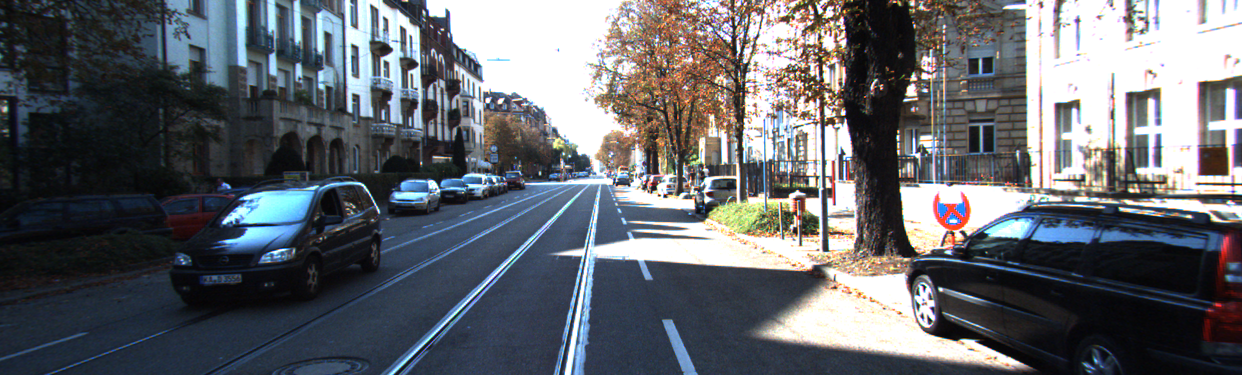
//> input picture data/carR.png, 1242 x 375 px
$ ./stereo_disparity   (built with g++ and OpenCV 4)
//> lines starting //> are read from the running program, lines starting //| are printed output that depends on the picture
#include <stdio.h>
#include <string>
#include <opencv2/opencv.hpp>
#include "opencv2/xfeatures2d.hpp"

using namespace std;
using namespace cv;

void displayImage(string window_name, cv::Mat image) {
    namedWindow(window_name, WINDOW_AUTOSIZE );
    imshow(window_name, image);
}

int main(int argc, char** argv ) {

    cv::Mat img_r, img_l;
    img_r = cv::imread("../data/carR.png",cv::IMREAD_GRAYSCALE);
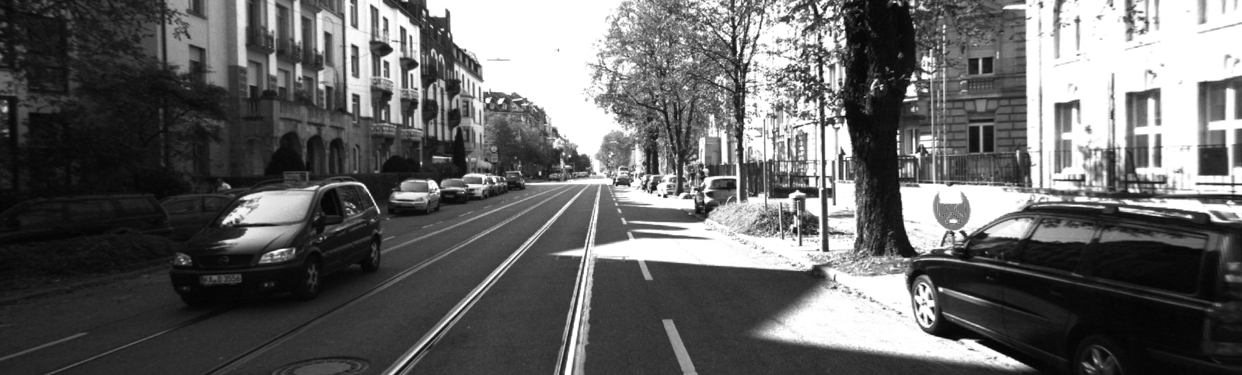
//> img_r: 375 rows x 1242 cols, CV_8UC1; min 3, max 255, mean 101.3
    img_l = cv::imread("../data/carL.png",cv::IMREAD_GRAYSCALE);
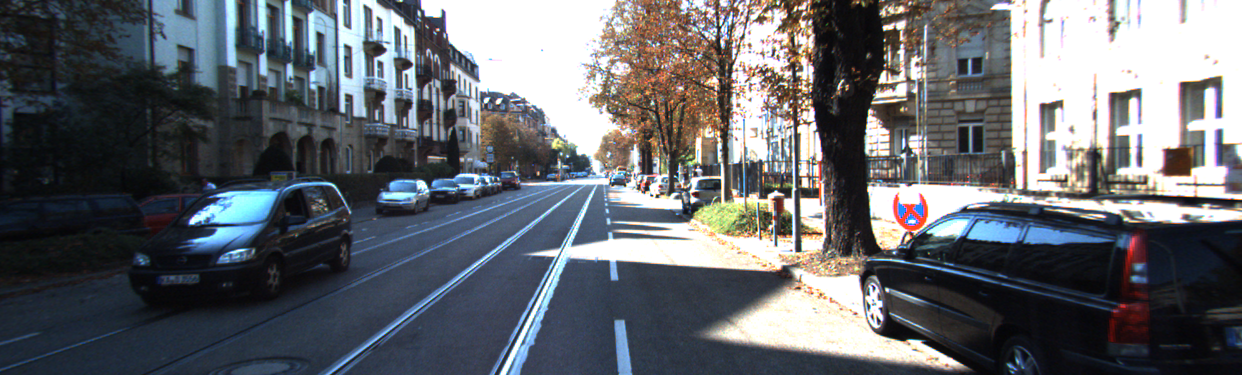
//> input picture data/carL.png, 1242 x 375 px
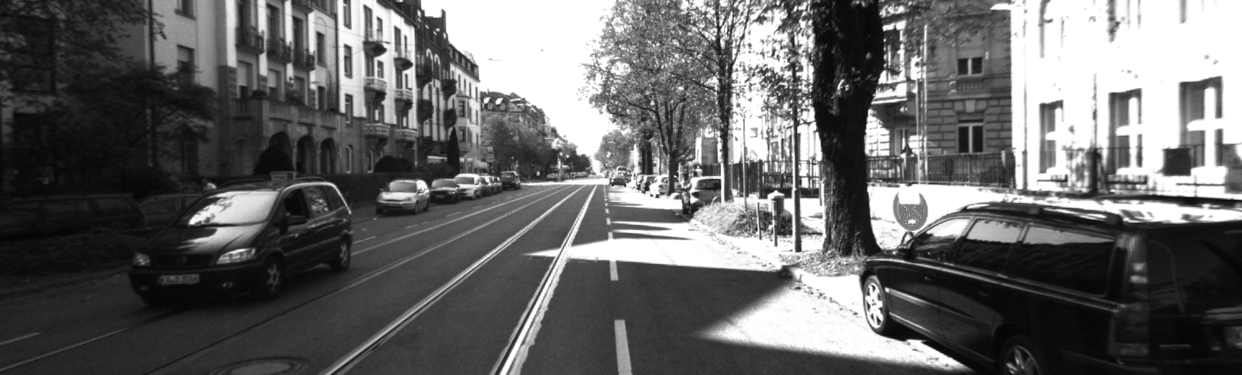
//> img_l: 375 rows x 1242 cols, CV_8UC1; min 4, max 255, mean 102.5

    // Define keypoints vector
    std::vector<cv::KeyPoint> keypoints1, keypoints2;

    // Define feature detector
    cv::Ptr<cv::Feature2D> ptrFeature2D = cv::xfeatures2d::SIFT::create(74);

    // Keypoint detection
    ptrFeature2D->detect(img_r,keypoints1);
//> keypoints1 = 75 keypoints; strongest (x, y, size): (940, 289, 3), (665, 196, 2.5), (707, 199, 4.2), (500, 101, 3.6)
    ptrFeature2D->detect(img_l,keypoints2);
//> keypoints2 = 74 keypoints; strongest (x, y, size): (1179, 161, 20.2), (693, 200, 4.2), (657, 196, 2.4), (885, 28, 4.1)

    // Extract the descriptor
    cv::Mat descriptors1;
    cv::Mat descriptors2;

    ptrFeature2D->compute(img_r,keypoints1,descriptors1);
    ptrFeature2D->compute(img_l,keypoints2,descriptors2);

    // Construction of the matcher
    cv::BFMatcher matcher(cv::NORM_L2);

    // Match the two image descriptors
    std::vector<cv::DMatch> outputMatches;
    matcher.match(descriptors1,descriptors2, outputMatches);
//> outputMatches = 75 matches

    cv::Mat matchImage;
    cv::namedWindow("Matched Image");
    cv::drawMatches(img_r, keypoints1, img_l, keypoints2, outputMatches, matchImage, Scalar::all(-1), Scalar::all(-1), vector<char>(), DrawMatchesFlags::NOT_DRAW_SINGLE_POINTS);
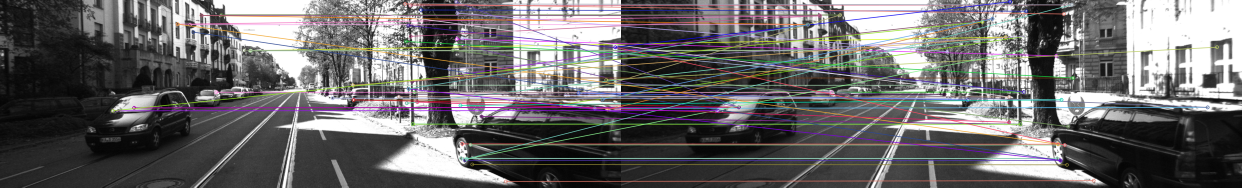
//> matchImage: 375 rows x 2484 cols, CV_8UC3 (shown at 1/2 size); mean B, G, R 104.8, 103.9, 105.8
    cv::imwrite("../output/matches.jpg", matchImage);

    // Convert keypoints into Point2f
    std::vector<cv::Point2f> points1, points2;
    for (std::vector<cv::DMatch>::const_iterator it=
        outputMatches.begin(); it!= outputMatches.end(); ++it) {

        // Get the position of left keypoints
        points1.push_back(keypoints1[it->queryIdx].pt);
        // Get the position of right keypoints
        points2.push_back(keypoints2[it->trainIdx].pt);
    }
//> this loop made 75 passes
//> after the loop, points1 = 75 Points (x, y), first 12: [379.9, 48.92], [962.6, 232.5], [962.6, 232.5], [813.1, 206], [813.1, 206], [820, 10.92], [500.3, 101], [500.3, 101], [500.3, 101], [1121.2, 209], [825.4, 247.7], [825.4, 247.7]; points2 = 75 Points (x, y), first 12: [373.4, 48.73], [798.2, 248], [798.2, 248], [768.9, 73.85], [768.9, 73.85], [900.8, 9.24], [768.9, 73.85], [486.2, 100.1], [498.4, 101.1], [807.4, 72.33], [798.2, 248], [798.2, 248]

    std::vector<uchar> inliers(points1.size(),0);
    cv::Mat fundamental= cv::findFundamentalMat(
                        points1,points2, // matching points
                        inliers,         // match status (inlier or outlier)
                        cv::FM_RANSAC,   // RANSAC method
                        1.0,        // distance to epipolar line
                        0.98);     // confidence probability
//> inliers = 75 values, max 1 at index 5, min 0 at index 0, mean 0.333; fundamental = [[2.29e-07, -6.64e-05, 0.00744], [8.06e-05, -3.73e-05, -0.241], [-0.01, 0.242, 1]]

    cout<< fundamental << endl; //include this for seeing fundamental matrix
//| [2.289252008385472e-07, -6.637640957165958e-05, 0.007440432667097352;
//|  8.058646129908363e-05, -3.725891364127679e-05, -0.2411207658335299;
//|  -0.01004492786233272, 0.2416177725551497, 1]

    // Compute homographic rectification
    cv::Mat h1, h2;
    cv::stereoRectifyUncalibrated(points1, points2, fundamental,
                                  img_r.size(), h1, h2);
//> h1 = [[-0.133, -0.007, -56.66], [0.012, -0.243, -6.73], [9.75e-05, -4.7e-05, -0.291]]; h2 = [[0.79, -0.0194, 133.8], [-0.0387, 1, 23.76], [-0.000338, 8.29e-06, 1.21]]

    // Rectify the images through warping
    cv::Mat rectified1;
    cv::warpPerspective(img_r, rectified1, h1, img_r.size());
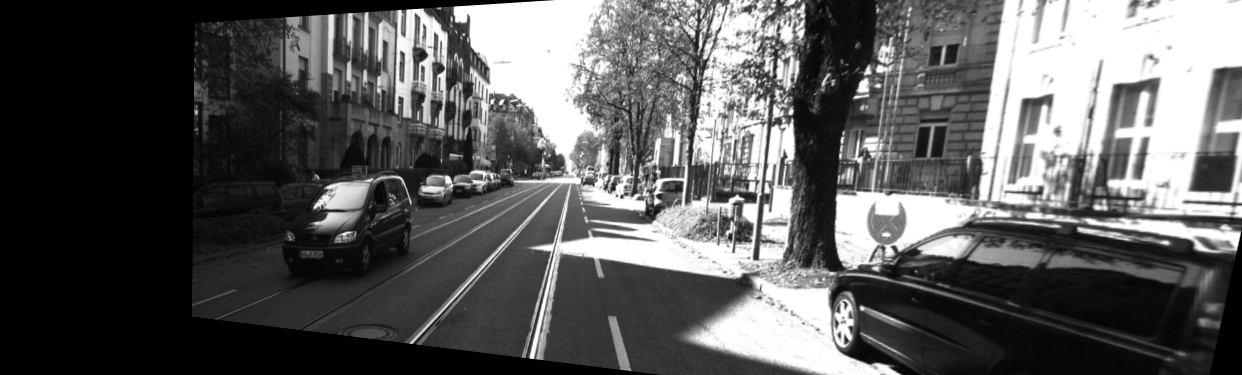
//> rectified1: 375 rows x 1242 cols, CV_8UC1; min 0, max 255, mean 91.4
    cv::Mat rectified2;
    cv::warpPerspective(img_l, rectified2, h2, img_l.size());
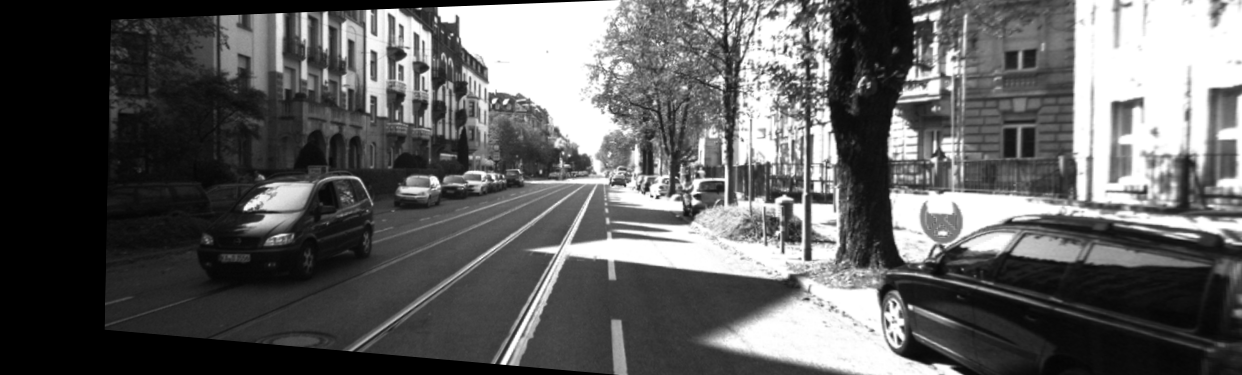
//> rectified2: 375 rows x 1242 cols, CV_8UC1; min 0, max 255, mean 95.6

    // Compute disparity
    cv::Mat disparity;
    cv::Ptr<cv::StereoMatcher> pStereo = cv::StereoSGBM::create(0,32,5);
    pStereo->compute(rectified1, rectified2, disparity);
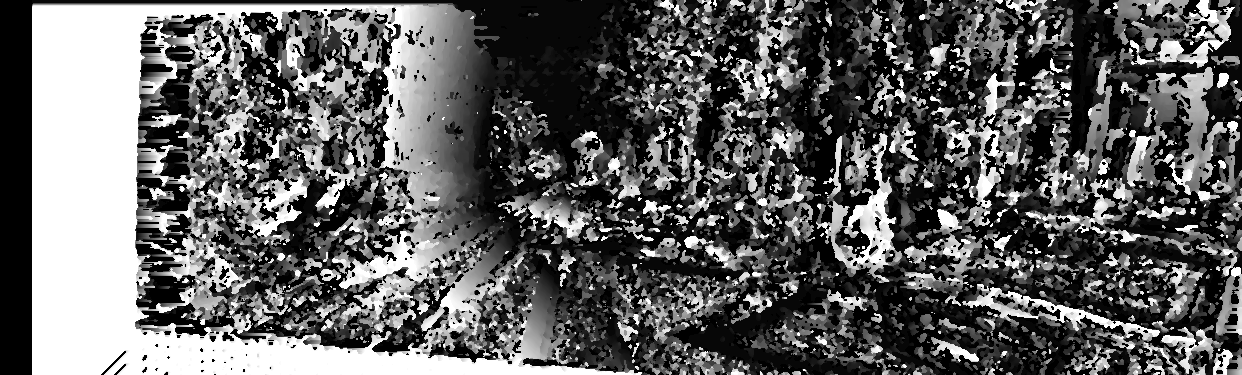
//> disparity: 375 rows x 1242 cols, CV_16SC1; min -16, max 496, mean 180.3; drawn with min black and max white

    cout << "Disparity Image saved under output folder" << endl;
    cv::imwrite("../output/disparity.jpg", disparity);
    displayImage("Disparity Image", disparity);
    cout << "Press esc to exit" << endl;
    waitKey(0);

    return 0;
}
